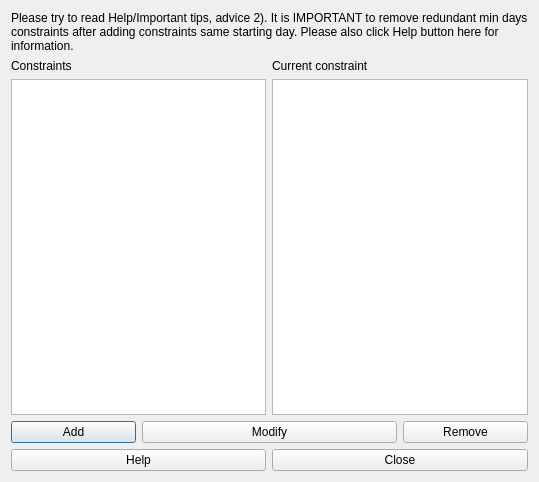
<?xml version="1.0" encoding="UTF-8"?>
<ui version="4.0">
 <class>ConstraintActivitiesSameStartingDayForm_template</class>
 <widget class="QDialog" name="ConstraintActivitiesSameStartingDayForm_template">
  <property name="geometry">
   <rect>
    <x>0</x>
    <y>0</y>
    <width>539</width>
    <height>482</height>
   </rect>
  </property>
  <property name="windowTitle">
   <string extracomment="This is the title of the dialog to see the list of all constraints of this type">Constraints activities same starting day</string>
  </property>
  <layout class="QGridLayout" name="gridLayout">
   <item row="0" column="0" colspan="4">
    <widget class="QLabel" name="adviceTextLabel">
     <property name="sizePolicy">
      <sizepolicy hsizetype="Minimum" vsizetype="Minimum">
       <horstretch>0</horstretch>
       <verstretch>0</verstretch>
      </sizepolicy>
     </property>
     <property name="frameShape">
      <enum>QFrame::NoFrame</enum>
     </property>
     <property name="frameShadow">
      <enum>QFrame::Plain</enum>
     </property>
     <property name="text">
      <string>Please try to read Help/Important tips, advice 2). It is IMPORTANT to remove redundant min days constraints after adding constraints same starting day. Please also click Help button here for information.</string>
     </property>
     <property name="wordWrap">
      <bool>true</bool>
     </property>
    </widget>
   </item>
   <item row="1" column="0" colspan="2">
    <layout class="QVBoxLayout" name="verticalLayout">
     <item>
      <widget class="QLabel" name="constraintsTextLabel">
       <property name="frameShape">
        <enum>QFrame::NoFrame</enum>
       </property>
       <property name="frameShadow">
        <enum>QFrame::Plain</enum>
       </property>
       <property name="text">
        <string>Constraints</string>
       </property>
       <property name="wordWrap">
        <bool>false</bool>
       </property>
      </widget>
     </item>
     <item>
      <widget class="QListWidget" name="constraintsListWidget"/>
     </item>
    </layout>
   </item>
   <item row="1" column="2" colspan="2">
    <layout class="QVBoxLayout" name="verticalLayout_2">
     <item>
      <widget class="QLabel" name="currentConstraintTextLabel">
       <property name="text">
        <string>Current constraint</string>
       </property>
       <property name="wordWrap">
        <bool>false</bool>
       </property>
      </widget>
     </item>
     <item>
      <widget class="QPlainTextEdit" name="currentConstraintTextEdit"/>
     </item>
    </layout>
   </item>
   <item row="2" column="0">
    <widget class="QPushButton" name="addConstraintPushButton">
     <property name="text">
      <string>Add</string>
     </property>
    </widget>
   </item>
   <item row="2" column="1" colspan="2">
    <widget class="QPushButton" name="modifyConstraintPushButton">
     <property name="text">
      <string>Modify</string>
     </property>
    </widget>
   </item>
   <item row="2" column="3">
    <widget class="QPushButton" name="removeConstraintPushButton">
     <property name="text">
      <string>Remove</string>
     </property>
    </widget>
   </item>
   <item row="3" column="0" colspan="2">
    <widget class="QPushButton" name="helpPushButton">
     <property name="text">
      <string>Help</string>
     </property>
    </widget>
   </item>
   <item row="3" column="2" colspan="2">
    <widget class="QPushButton" name="closePushButton">
     <property name="text">
      <string>Close</string>
     </property>
    </widget>
   </item>
  </layout>
 </widget>
 <layoutdefault spacing="6" margin="11"/>
 <resources/>
 <connections/>
</ui>
